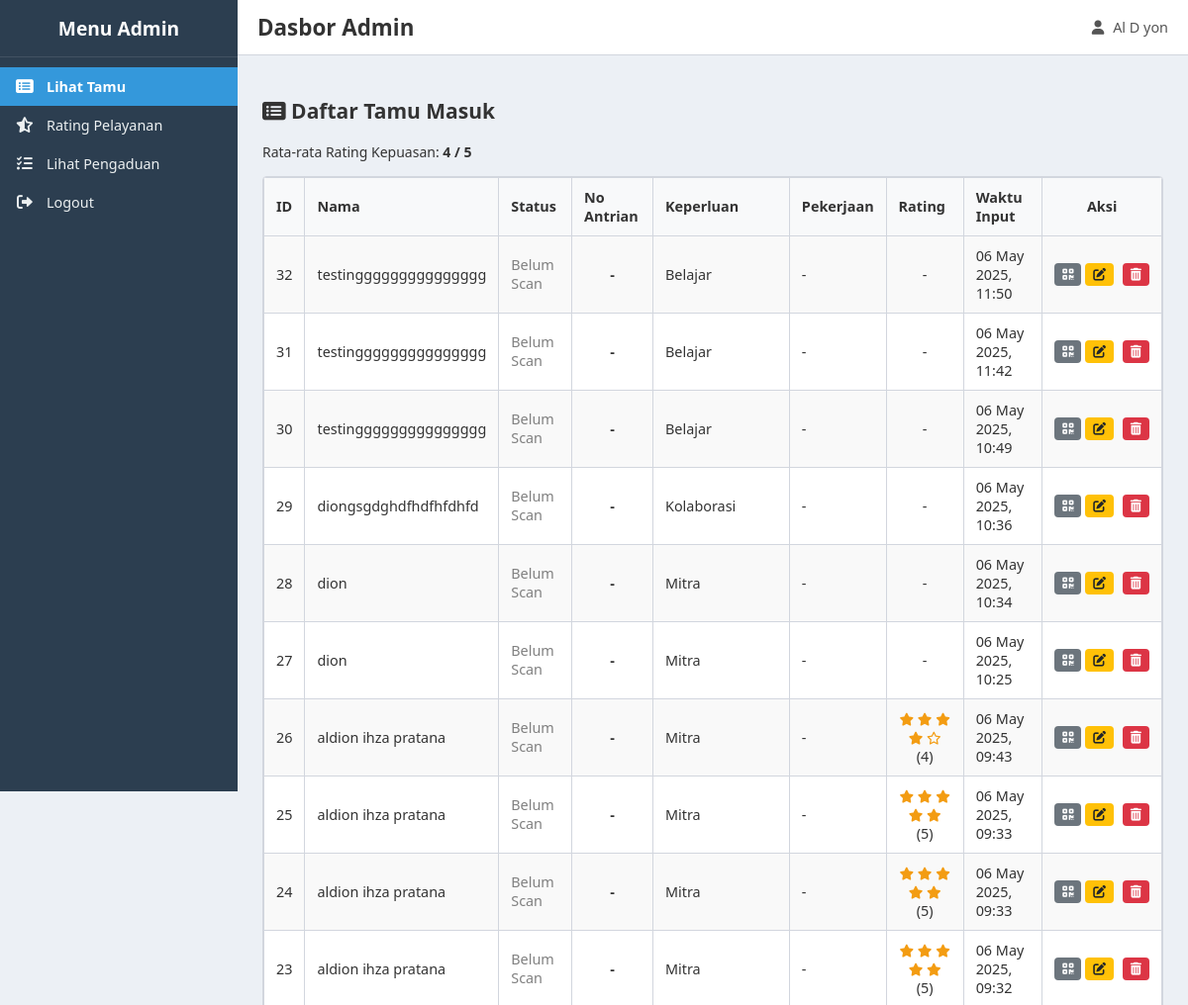
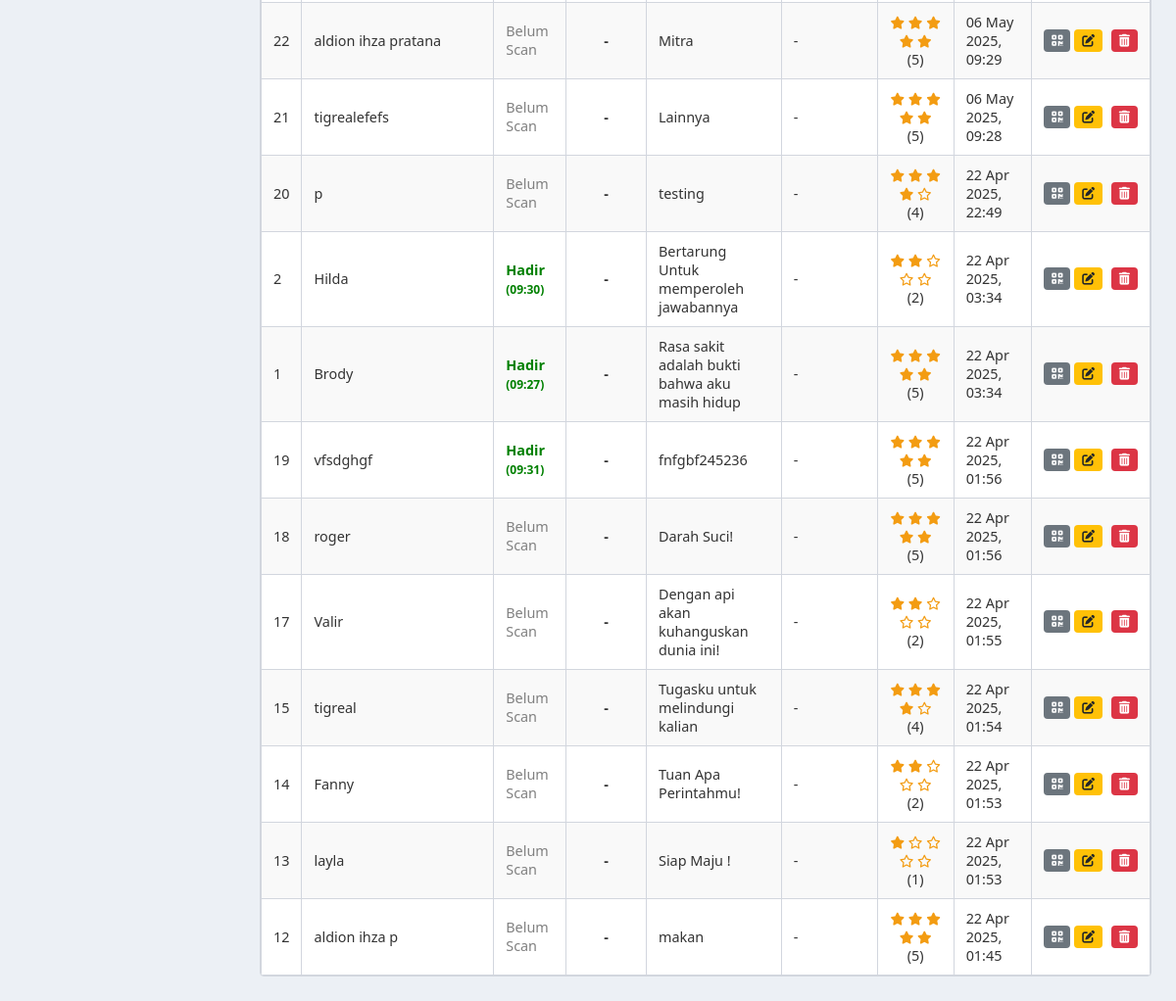
The page /admin_dashboard.php (signed in) on the database its author committed (2 pictures, top to bottom).
### tables this page shows
CREATE TABLE `tamu` (
  `id` int(11) NOT NULL,
  `nama` varchar(100) NOT NULL,
  `alamat` text DEFAULT NULL COMMENT 'Alamat tamu',
  `keperluan` text DEFAULT NULL COMMENT 'Keperluan kunjungan tamu',
  `pekerjaan` varchar(100) DEFAULT NULL,
  `no_telp` varchar(20) DEFAULT NULL COMMENT 'Nomor telepon tamu',
  `pesan` text NOT NULL,
  `rating` tinyint(4) NOT NULL COMMENT 'Rating kepuasan 1-5',
  `status_kehadiran` varchar(20) DEFAULT NULL COMMENT 'Status (e.g., Hadir)',
  `waktu_scan_masuk` datetime DEFAULT NULL COMMENT 'Waktu saat QR di-scan',
  `no_antrian_hari_ini` int(11) DEFAULT NULL,
  `tanggal_antrian` date DEFAULT NULL,
  `waktu_input` timestamp NOT NULL DEFAULT current_timestamp()
);

### admin_dashboard.php (the view, shortened to what this page needs)
<?php
require_once 'koneksi.php';
$page = isset($_GET['page']) ? $_GET['page'] : 'lihat_tamu';
$pesan_error_global = '';
$query_tamu = null;
$rata_rata_rating = 'N/A';
if (!$koneksi) {
    $pesan_error_global = "Koneksi database gagal.";
} else {
    if ($page == 'lihat_tamu' || $page == '') {
        $sql_tamu = "SELECT id, nama, alamat, keperluan, pekerjaan, no_telp, pesan, rating, waktu_input, status_kehadiran, waktu_scan_masuk, no_antrian_hari_ini, tanggal_antrian
                     FROM tamu ORDER BY waktu_input DESC";
        $query_tamu = mysqli_query($koneksi, $sql_tamu);
        $sql_avg_rating = "SELECT AVG(rating) as rata_rata FROM tamu WHERE rating IS NOT NULL AND rating > 0 AND rating <= 5";
        $query_avg = mysqli_query($koneksi, $sql_avg_rating);
        if ($query_avg) {
            $avg_rating_data = mysqli_fetch_assoc($query_avg);
            $rata_rata_rating = ($avg_rating_data && $avg_rating_data['rata_rata'] !== null) ? round($avg_rating_data['rata_rata'], 1) : 'N/A';
        } else { $pesan_error_global .= " Gagal mengambil rata-rata rating."; }
    }
}
?>
<!DOCTYPE html>
<html lang="id">
<head>
    <link rel="stylesheet" href="style.css">
    <link rel="stylesheet" href="https://cdnjs.cloudflare.com/ajax/libs/font-awesome/6.0.0-beta3/css/all.min.css">
</head>
<body class="admin-body">
    <div class="admin-wrapper">
        <aside class="admin-sidebar">
            <div class="sidebar-header"><h3>Menu Admin</h3></div>
            <nav class="sidebar-nav">
                <ul>
                    <li class="<?php echo ($page == 'lihat_tamu' || $page == '') ? 'active' : ''; ?>"><a href="admin_dashboard.php?page=lihat_tamu"><i class="fas fa-list-alt"></i> <span class="menu-text">Lihat Tamu</span></a></li>
                    <li class="<?php echo ($page == 'rating') ? 'active' : ''; ?>"><a href="admin_dashboard.php?page=rating"><i class="fas fa-star-half-alt"></i> <span class="menu-text">Rating Pelayanan</span></a></li>
                    <li class="<?php echo ($page == 'lihat_pengaduan') ? 'active' : ''; ?>"> <a href="admin_dashboard.php?page=lihat_pengaduan"><i class="fas fa-list-check"></i> <span class="menu-text">Lihat Pengaduan</span></a></li>
                    <li><a href="logout.php"><i class="fas fa-sign-out-alt"></i> <span class="menu-text">Logout</span></a></li>
                </ul>
            </nav>
        </aside>
        <main class="admin-content">
            <header class="admin-content-header">
                <h1>Dasbor Admin</h1>
                <div class="admin-info"><span><i class="fas fa-user"></i> <?php echo htmlspecialchars($_SESSION['nama_lengkap'] ?? $_SESSION['username']); ?></span></div>
            </header>
            <div class="content-area">
                <?php
                switch ($page) {
                        ?>
                        <?php
                    case 'lihat_tamu':
                    default:
                        ?>
                        <h2><i class="fas fa-list-alt"></i> Daftar Tamu Masuk</h2>
                        <p>Rata-rata Rating Kepuasan: <strong><?php echo $rata_rata_rating; ?> / 5</strong></p>
                        <div class="table-responsive">
                            <table>
                                <thead>
                                    <tr>
                                        <th>ID</th><th>Nama</th><th>Status</th><th>No Antrian</th>
                                        <th>Keperluan</th><th>Pekerjaan</th><th>Rating</th>
                                        <th>Waktu Input</th><th>Aksi</th>
                                    </tr>
                                </thead>
                                <tbody>
                                    <?php if ($query_tamu && mysqli_num_rows($query_tamu) > 0): ?>
                                        <?php while($tamu = mysqli_fetch_assoc($query_tamu)):
                                            $statusClass = (!empty($tamu['status_kehadiran']) && $tamu['status_kehadiran'] == 'Hadir') ? 'status-hadir' : 'status-belum';
                                            $statusText = ($statusClass == 'status-hadir') ? 'Hadir' : 'Belum Scan';
                                            $no_antrian_display = '-';
                                            $qrDataTamu = "ID Tamu: " . $tamu['id'] . "\nNama: " . htmlspecialchars($tamu['nama']) . "\nPekerjaan: " . htmlspecialchars($tamu['pekerjaan'] ?? '-') ."\nWaktu: " . date('d/m/Y H:i', strtotime($tamu['waktu_input'])) . "\n";
                                            if (!empty($tamu['keperluan'])) $qrDataTamu .= "Keperluan: " . htmlspecialchars($tamu['keperluan']);
                                            $nama_tamu_bersih_untuk_file = preg_replace('/[^A-Za-z0-9_\-]/', '_', $tamu['nama']);
                                            $namaFileQr = 'QRCode_Tamu_' . $tamu['id'] . '_' . $nama_tamu_bersih_untuk_file . '.png';
                                        ?>
                                        <tr>
                                            <td><?php echo $tamu['id']; ?></td>
                                            <td><?php echo htmlspecialchars($tamu['nama']); ?></td>
                                            <td class="<?php echo $statusClass; ?>">
                                                <?php echo $statusText; ?>
                                                <?php if($statusClass == 'status-hadir' && !empty($tamu['waktu_scan_masuk'])): ?>
                                                    <br><small>(<?php echo date('H:i', strtotime($tamu['waktu_scan_masuk'])); ?>)</small>
                                                <?php endif; ?>
                                            </td>
                                            <td style="text-align: center; font-weight: bold;"><?php echo $no_antrian_display; ?></td>
                                            <td><?php echo htmlspecialchars($tamu['keperluan'] ?? '-'); ?></td>
                                            <td><?php echo htmlspecialchars($tamu['pekerjaan'] ?? '-'); ?></td>
                                            <td class="rating-stars-small" style="text-align:center;">
                                                <?php if (!empty($tamu['rating'])): ?>
                                                    <?php for($i_star = 1; $i_star <= 5; $i_star++): ?>
                                                        <i class="fa<?php echo ($i_star <= $tamu['rating']) ? 's' : 'r'; ?> fa-star"></i>
                                                    <?php endfor; ?>
                                                    (<?php echo $tamu['rating']; ?>)
                                                <?php else: echo '-'; endif; ?>
                                            </td>
                                            <td><?php echo date('d M Y, H:i', strtotime($tamu['waktu_input'])); ?></td>
                                            <td style="white-space: nowrap;">
                                                 <button type="button" class="btn btn-secondary btn-sm btn-view-qr"
                                                         data-qrdata="<?php echo htmlspecialchars($qrDataTamu); ?>"
                                                         data-filename="<?php echo htmlspecialchars($namaFileQr); ?>"
                                                         data-namatamu="<?php echo htmlspecialchars($tamu['nama']); ?>"
                                                         title="Lihat QR">
                                                     <i class="fas fa-qrcode"></i>
                                                 </button>
                                                 <button type="button" class="btn btn-warning btn-sm btn-edit-tamu"
                                                    data-id="<?php echo $tamu['id'];?>"
                                                    data-nama="<?php echo htmlspecialchars($tamu['nama']);?>"
                                                    data-alamat="<?php echo htmlspecialchars($tamu['alamat']??'');?>"
                                                    data-keperluan="<?php echo htmlspecialchars($tamu['keperluan']??'');?>"
                                                    data-pekerjaan="<?php echo htmlspecialchars($tamu['pekerjaan']??'');?>"
                                                    data-notelp="<?php echo htmlspecialchars($tamu['no_telp']??'');?>"
                                                    data-rating="<?php echo htmlspecialchars($tamu['rating']??'');?>"
                                                    title="Edit Data Tamu">
                                                     <i class="fas fa-edit"></i>
                                                 </button>
                                                 <form action="hapus_tamu.php" method="post"
                                                       onsubmit="return confirm('Yakin hapus tamu \'<?php echo htmlspecialchars(addslashes($tamu['nama'])); ?>\' (ID: <?php echo $tamu['id']; ?>)?');"
                                                       style="display:inline; margin-left: 5px;">
                                                     <button type="submit" name="hapus" class="btn btn-hapus btn-sm" title="Hapus">
                                                         <i class="fas fa-trash-alt"></i>
                                                     </button>
                                                 </form>
                                            </td>
                                        </tr>
                                        <?php endwhile; ?>
                                    <?php else: ?>
                                        <tr><td colspan="9" style="text-align: center;">Belum ada data tamu.</td></tr>
                                    <?php endif; ?>
                                </tbody>
                            </table>
                        </div>
                        <?php
                        break;
                }
                ?>
            </div>
        </main>
    </div>
</body>
</html>

### style.css (style rules this page uses)
:root { --sidebar-bg: #2c3e50; --sidebar-text-color: #ecf0f1; --sidebar-active-bg: #3498db; --sidebar-hover-bg: #34495e; --header-bg: #ffffff; --header-text-color: #333; --content-bg: #ecf0f5; --border-color: #d2d6de; --star-color: #f39c12; --link-color: #3498db; }
body.admin-body { margin: 0; font-family: 'Segoe UI', Tahoma, Geneva, Verdana, sans-serif; background-color: var(--content-bg); font-size: 14px; color: #333; }
* { box-sizing: border-box; }
a { color: var(--link-color); text-decoration: none; }
.admin-wrapper { display: flex; min-height: 100vh; }
.admin-sidebar { width: 240px; flex-shrink: 0; background-color: var(--sidebar-bg); color: var(--sidebar-text-color); height: 100vh; position: sticky; top: 0; transition: left 0.3s ease-in-out; overflow-y: auto; z-index: 1010; }
.sidebar-header { padding: 15px; text-align: center; border-bottom: 1px solid rgba(255, 255, 255, 0.1); }
.sidebar-header h3 { margin: 0; color: #fff; font-size: 1.2rem; }
.sidebar-nav ul { list-style: none; padding: 10px 0; margin: 0; }
.sidebar-nav li a { display: flex; align-items: center; padding: 10px 15px; color: var(--sidebar-text-color); transition: background-color 0.2s ease, color 0.2s ease; font-size: 0.9rem; text-decoration: none; }
.sidebar-nav li a i { margin-right: 12px; width: 20px; text-align: center; font-size: 1.1em; }
.sidebar-nav li.active > a { background-color: var(--sidebar-active-bg); color: #fff; font-weight: 600; }
.admin-content { flex-grow: 1; }
.admin-content-header { display: flex; align-items: center; padding: 12px 20px; background-color: var(--header-bg); border-bottom: 1px solid var(--border-color); position: sticky; top: 0; z-index: 1000; min-height: 50px; }
.admin-content-header h1 { margin: 0; flex-grow: 1; font-size: 1.4rem; color: var(--header-text-color); }
.admin-info { margin-left: auto; font-size: 0.9rem; color: #555; }
.admin-info i { margin-right: 5px; }
.content-area { padding: 25px; }
.btn { padding: 8px 15px; border: none; border-radius: 4px; cursor: pointer; font-size: 0.9rem; text-decoration: none; display: inline-block; text-align: center; transition: background-color 0.2s ease; }
.btn-secondary { background-color: #6c757d; color: white; }
.btn-danger, .btn-hapus { background-color: #dc3545; color: white; }
.btn-warning { background-color: #ffc107; color: #212529; }
.btn-sm { padding: 4px 8px; font-size: 0.8rem; }
.table-responsive { overflow-x: auto; margin-top: 15px; background-color: #fff; border: 1px solid var(--border-color); border-radius: 4px; }
table { width: 100%; border-collapse: collapse; }
th, td { border: 1px solid var(--border-color); padding: 10px 12px; text-align: left; vertical-align: middle; font-size: 0.9rem; }
th { background-color: #f8f9fa; font-weight: 600; }
tbody tr:nth-child(odd) { background-color: #f9f9f9; }
.rating-stars i, .rating-stars-small i { color: var(--star-color); }
.rating-stars-small i { font-size: 0.9em; }
.status-hadir { color: green; font-weight: bold; }
.status-belum { color: grey; }
.table-responsive th:last-child, .table-responsive td:last-child { width: auto; white-space: nowrap; text-align: center; }

### rows shown on the page
tamu: id "32", nama "testinggggggggggggggg", status_kehadiran "Belum Scan", no_antrian_display "-", keperluan "Belajar", pekerjaan "-", waktu_input "06 May 2025, 11:50"
tamu: id "31", nama "testinggggggggggggggg", status_kehadiran "Belum Scan", no_antrian_display "-", keperluan "Belajar", pekerjaan "-", waktu_input "06 May 2025, 11:42"
tamu: id "30", nama "testinggggggggggggggg", status_kehadiran "Belum Scan", no_antrian_display "-", keperluan "Belajar", pekerjaan "-", waktu_input "06 May 2025, 10:49"
tamu: id "29", nama "diongsgdghdfhdfhfdhfd", status_kehadiran "Belum Scan", no_antrian_display "-", keperluan "Kolaborasi", pekerjaan "-", waktu_input "06 May 2025, 10:36"
tamu: id "28", nama "dion", status_kehadiran "Belum Scan", no_antrian_display "-", keperluan "Mitra", pekerjaan "-", waktu_input "06 May 2025, 10:34"
tamu: id "27", nama "dion", status_kehadiran "Belum Scan", no_antrian_display "-", keperluan "Mitra", pekerjaan "-", waktu_input "06 May 2025, 10:25"
tamu: id "26", nama "aldion ihza pratana", status_kehadiran "Belum Scan", no_antrian_display "-", keperluan "Mitra", pekerjaan "-", rating "4", waktu_input "06 May 2025, 09:43"
tamu: id "25", nama "aldion ihza pratana", status_kehadiran "Belum Scan", no_antrian_display "-", keperluan "Mitra", pekerjaan "-", rating "5", waktu_input "06 May 2025, 09:33"
tamu: id "24", nama "aldion ihza pratana", status_kehadiran "Belum Scan", no_antrian_display "-", keperluan "Mitra", pekerjaan "-", rating "5", waktu_input "06 May 2025, 09:33"
tamu: id "23", nama "aldion ihza pratana", status_kehadiran "Belum Scan", no_antrian_display "-", keperluan "Mitra", pekerjaan "-", rating "5", waktu_input "06 May 2025, 09:32"
tamu: id "22", nama "aldion ihza pratana", status_kehadiran "Belum Scan", no_antrian_display "-", keperluan "Mitra", pekerjaan "-", rating "5", waktu_input "06 May 2025, 09:29"
tamu: id "21", nama "tigrealefefs", status_kehadiran "Belum Scan", no_antrian_display "-", keperluan "Lainnya", pekerjaan "-", rating "5", waktu_input "06 May 2025, 09:28"
tamu: id "20", nama "p", status_kehadiran "Belum Scan", no_antrian_display "-", keperluan "testing", pekerjaan "-", rating "4", waktu_input "22 Apr 2025, 22:49"
tamu: id "2", nama "Hilda", status_kehadiran "Hadir", waktu_scan_masuk "09:30", no_antrian_display "-", keperluan "Bertarung Untuk memperoleh jawabannya", pekerjaan "-", rating "2", waktu_input "22 Apr 2025, 03:34"
tamu: id "1", nama "Brody", status_kehadiran "Hadir", waktu_scan_masuk "09:27", no_antrian_display "-", keperluan "Rasa sakit adalah bukti bahwa aku masih hidup", pekerjaan "-", rating "5", waktu_input "22 Apr 2025, 03:34"
tamu: id "19", nama "vfsdghgf", status_kehadiran "Hadir", waktu_scan_masuk "09:31", no_antrian_display "-", keperluan "fnfgbf245236", pekerjaan "-", rating "5", waktu_input "22 Apr 2025, 01:56"
tamu: id "18", nama "roger", status_kehadiran "Belum Scan", no_antrian_display "-", keperluan "Darah Suci!", pekerjaan "-", rating "5", waktu_input "22 Apr 2025, 01:56"
tamu: id "17", nama "Valir", status_kehadiran "Belum Scan", no_antrian_display "-", keperluan "Dengan api akan kuhanguskan dunia ini!", pekerjaan "-", rating "2", waktu_input "22 Apr 2025, 01:55"
tamu: id "15", nama "tigreal", status_kehadiran "Belum Scan", no_antrian_display "-", keperluan "Tugasku untuk melindungi kalian", pekerjaan "-", rating "4", waktu_input "22 Apr 2025, 01:54"
tamu: id "14", nama "Fanny", status_kehadiran "Belum Scan", no_antrian_display "-", keperluan "Tuan Apa Perintahmu!", pekerjaan "-", rating "2", waktu_input "22 Apr 2025, 01:53"
tamu: id "13", nama "layla", status_kehadiran "Belum Scan", no_antrian_display "-", keperluan "Siap Maju !", pekerjaan "-", rating "1", waktu_input "22 Apr 2025, 01:53"
tamu: id "12", nama "aldion ihza p", status_kehadiran "Belum Scan", no_antrian_display "-", keperluan "makan", pekerjaan "-", rating "5", waktu_input "22 Apr 2025, 01:45"

### other values the page prints
$_SESSION['nama_lengkap'] "Al D yon"
$rata_rata_rating "4"
